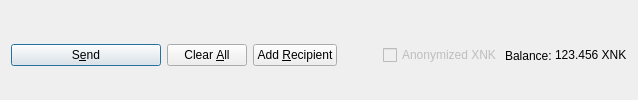
         <widget class="QFrame" name="frame_Send">
          <layout class="QHBoxLayout" name="horizontalLayout">
           <property name="bottomMargin">
            <number>0</number>
           </property>
           <item>
            <widget class="QPushButton" name="sendButton">
             <property name="minimumSize">
              <size>
               <width>150</width>
               <height>0</height>
              </size>
             </property>
             <property name="toolTip">
              <string>Confirm the send action</string>
             </property>
             <property name="text">
              <string>S&amp;end</string>
             </property>
             <property name="icon">
              <iconset resource="../encocoin.qrc">
               <normaloff>:/icons/send</normaloff>:/icons/send</iconset>
             </property>
             <property name="autoDefault">
              <bool>false</bool>
             </property>
             <property name="default">
              <bool>true</bool>
             </property>
            </widget>
           </item>
           <item>
            <widget class="QPushButton" name="clearButton">
             <property name="sizePolicy">
              <sizepolicy hsizetype="Minimum" vsizetype="Fixed">
               <horstretch>0</horstretch>
               <verstretch>0</verstretch>
              </sizepolicy>
             </property>
             <property name="toolTip">
              <string>Clear all fields of the form.</string>
             </property>
             <property name="text">
              <string>Clear &amp;All</string>
             </property>
             <property name="icon">
              <iconset resource="../encocoin.qrc">
               <normaloff>:/icons/remove</normaloff>:/icons/remove</iconset>
             </property>
             <property name="autoDefault">
              <bool>false</bool>
             </property>
            </widget>
           </item>
           <item>
            <widget class="QPushButton" name="addButton">
             <property name="toolTip">
              <string>Send to multiple recipients at once</string>
             </property>
             <property name="text">
              <string>Add &amp;Recipient</string>
             </property>
             <property name="icon">
              <iconset resource="../encocoin.qrc">
               <normaloff>:/icons/add</normaloff>:/icons/add</iconset>
             </property>
             <property name="autoDefault">
              <bool>false</bool>
             </property>
            </widget>
           </item>
           <item>
            <spacer name="horizontalSpacer">
             <property name="orientation">
              <enum>Qt::Horizontal</enum>
             </property>
             <property name="sizeHint" stdset="0">
              <size>
               <width>40</width>
               <height>20</height>
              </size>
             </property>
            </spacer>
           </item>
           <item>
            <layout class="QHBoxLayout" name="horizontalLayout_2">
             <property name="spacing">
              <number>3</number>
             </property>
             <item>
              <widget class="QCheckBox" name="checkzXNK">
               <property name="enabled">
                <bool>false</bool>
               </property>
               <property name="text">
                <string>Anonymized XNK</string>
               </property>
              </widget>
             </item>
             <item>
              <widget class="QLabel" name="label">
               <property name="text">
                <string>Balance:</string>
               </property>
              </widget>
             </item>
             <item>
              <widget class="QLabel" name="labelBalance">
               <property name="sizePolicy">
                <sizepolicy hsizetype="Preferred" vsizetype="Fixed">
                 <horstretch>0</horstretch>
                 <verstretch>0</verstretch>
                </sizepolicy>
               </property>
               <property name="cursor">
                <cursorShape>IBeamCursor</cursorShape>
               </property>
               <property name="text">
                <string notr="true">123.456 XNK</string>
               </property>
               <property name="textInteractionFlags">
                <set>Qt::LinksAccessibleByMouse|Qt::TextSelectableByKeyboard|Qt::TextSelectableByMouse</set>
               </property>
              </widget>
             </item>
            </layout>
           </item>
          </layout>
         </widget>
